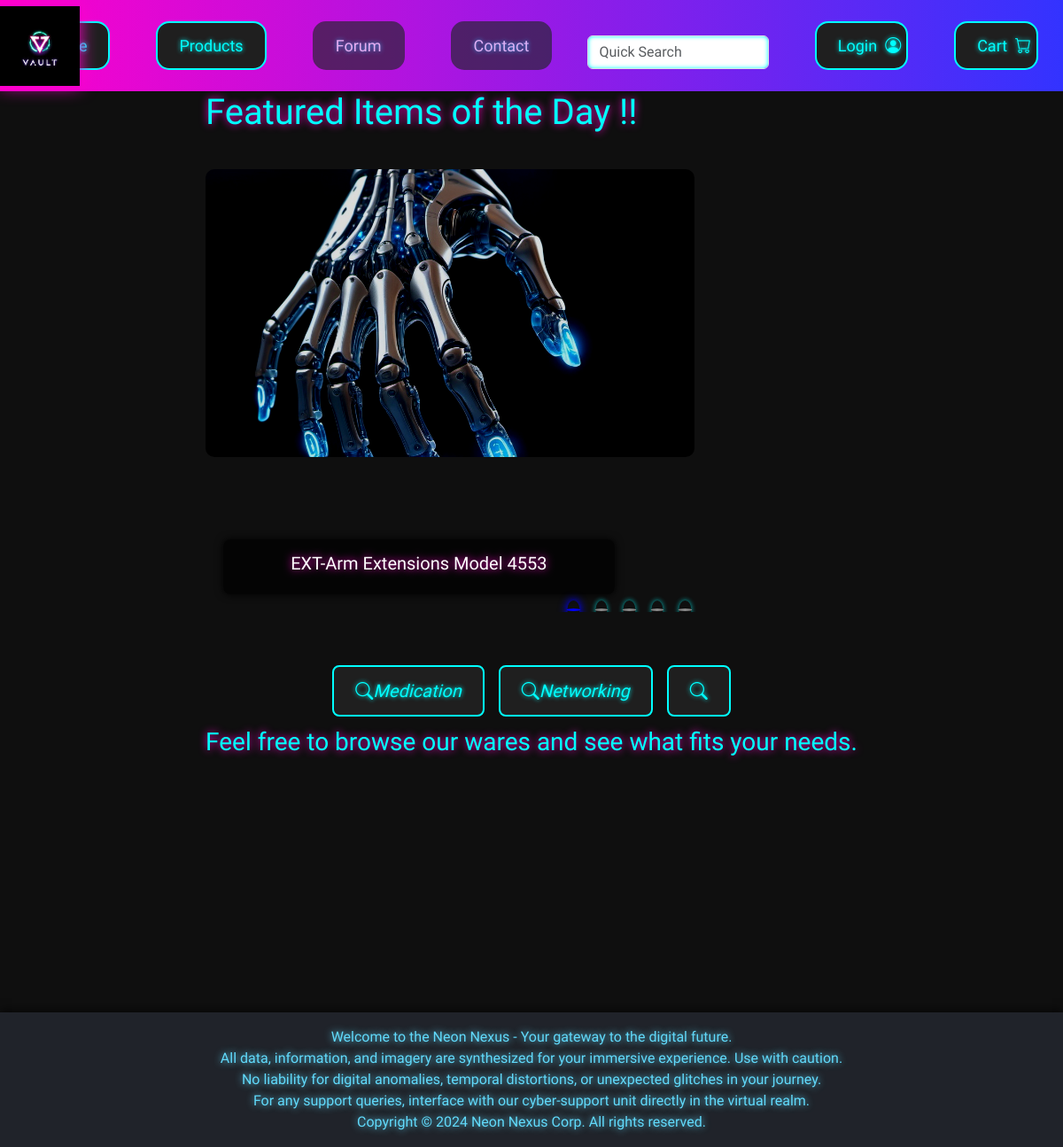
The page / on the database its author committed.
### products/models.py (models this page shows, shortened)
class Product(models.Model):
    productName = models.CharField(max_length=50)
    productPrice = models.FloatField()
    productGrade = models.ForeignKey(Grade,on_delete=models.CASCADE)
    productCategory = models.ForeignKey(Category,on_delete=models.CASCADE)
    productImage = models.ImageField(upload_to='static/images/productImages',default='static/images/placeholder_item.png')

### home/views.py (the view)
# urls.py: path('' , views.index , name= "index"),
def index(request):
    cart = CheckoutCart.objects.all()
    productsList = Product.objects.all()
    randomProducts = random.sample(list(productsList), min(len(productsList), 5))
    sum = cart.count()
    userLogin = True
    values = {
        'total' : sum,
        'randomProducts' : randomProducts
    }
    return render(request,'home/index.html',values)

### home/templates/home/index.html (shortened to what this page needs)
{% extends "base.html" %}
{% load static %}
{% block extra_css %}
    <link rel="stylesheet" href="{% static 'css/home.css' %}">
{% endblock %}
{% block content %}
    <h1>Featured Items of the Day !!</h1>
    <div id="featuredItems" class="carousel slide" data-bs-ride="carousel">
        <div class="carousel-inner">
            {% for product in randomProducts %}
            <div class="carousel-item {% if forloop.first %}active{% endif %}">
                <img src="../{{product.productImage}}" alt="{{ product.productName }}" class="d-flex w-150">
                <div class="carousel-caption d-none d-md-block">
                    <h5>{{ product.productName }}</h5>
                </div>
            </div>
            {% endfor %}
        </div>
        <div class="carousel-indicators">
            {% for product in randomProducts %}
            <button type="button" data-bs-target="#featuredItems" data-bs-slide-to="{{ forloop.counter0 }}" class="{% if forloop.first %}active{% endif %}" aria-current="true" aria-label="Slide {{ forloop.counter0 }}"></button>
            {% endfor %}
        </div>
    </div>
    <div class="quicklinks mt-5">
        <button class="btn btn-lg px-4 mx-2" onclick="alert('Medication station is under maintenance')">
            <i class="bi bi-search">Medication</i>
        </button>
            <button class="btn btn-lg px-4 mx-2" onclick="alert('Redirecting...')">
                <i class="bi bi-search">Networking</i>
            </button>
        <button class="btn btn-lg px-4 mx-2">
            <i class="bi bi-search"></i>
        </button>
    </div>
    <h3>Feel free to browse our wares and see what fits your needs.</h3>
{% endblock %}

### static/css/base.css (style rules this page uses)
html, body { display: flex; flex-direction: column; align-items: center; justify-content: center; width: 100vw; margin: 0; padding: 0; background-color: #0f0f0f; color: #0ff; font-family: 'Orbitron', sans-serif; overflow-x:hidden; }
body { width: 100vw; box-sizing: border-box; }
.btn { color: #0ff; background-color: #1f1f1f; border: 2px solid #0ff; text-shadow: 0 0 5px #0ff; padding: 1.5vh 2vw; margin: 0 1vw; transition: background-color 0.3s ease, transform 0.3s ease, box-shadow 0.3s ease; font-size: 1em; border-radius: 5px; }
.btn i { position: relative; }
h1, h2, h3, h4, h5, h6 { color: #ff00cc; text-shadow: 0 0 10px #ff00cc; }

### static/css/home.css (style rules this page uses)
body { background-color: #0f0f0f; color: #0ff; font-family: 'Orbitron', sans-serif; margin: 0; padding: 0; }
#featuredItems { position: relative; width: 100%; max-width: 1200px; margin: 5vh auto; overflow: hidden; }
.carousel-inner { position: relative; }
.carousel-item { position: relative; height: 500px; }
.carousel-item img { width: 75%; height: 65%; object-fit: cover; display: block; filter: brightness(0.8) contrast(1.2) saturate(1.5); border-radius: 10px; transition: filter 0.3s ease, transform 0.3s ease; }
.carousel-caption { position: absolute; bottom: 20px; left: 20px; background-color: rgba(0, 0, 0, 0.7); color: #fff; padding: 15px; border-radius: 8px; box-shadow: 0 0 10px #000; backdrop-filter: blur(5px); max-width: 60%; }
.carousel-indicators { position: absolute; bottom: -5%; left: 50%; transform: translateX(-50%); display: flex; gap: 10px; z-index: 10; }
.carousel-indicators button { background-color: #0ff; border: none; width: 12px; height: 12px; border-radius: 50%; box-shadow: 0 0 5px #0ff; transition: background-color 0.3s ease, box-shadow 0.3s ease; }
.carousel-indicators .active { background-color: #00f; box-shadow: 0 0 10px #00f; }
.quicklinks { display: flex; flex-wrap: wrap; justify-content: center; margin-top: 5vh; }
.quicklinks button { color: #0ff; background-color: #1f1f1f; border: 2px solid #0ff; text-shadow: 0 0 5px #0ff; margin: 1vw; padding: 1.5vh 3vw; transition: background-color 0.3s ease, transform 0.3s ease, box-shadow 0.3s ease; border-radius: 8px; }

### rows shown on the page
Product: productImage (picture), productName "EXT-Arm Extensions Model 4553"
